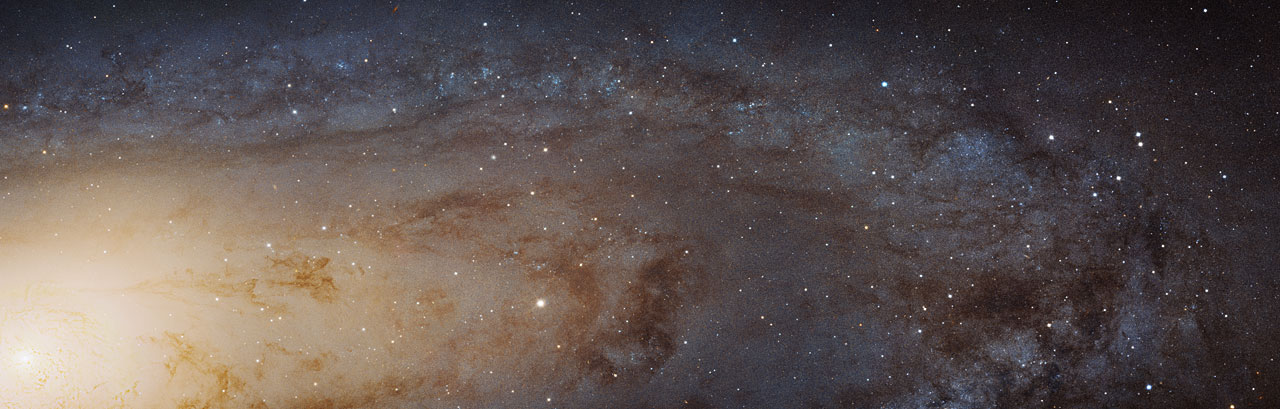
#> input picture andromeda_local.jpg, 1280 x 409 px
$ python create_tiles.py
#> lines starting #> are read from the running program, lines starting #| are printed output that depends on the picture
import os
import math
from PIL import Image
import urllib.request
import xml.etree.ElementTree as ET

def download_image():
    """Download the image"""
    url = "https://cdn.esahubble.org/archives/images/screen/heic1502a.jpg"
    filename = "andromeda_local.jpg"

    if not os.path.exists(filename):
        print("Downloading image...")
        urllib.request.urlretrieve(url, filename)
        print("Download complete!")
    else:
        print("Image already exists")

    return filename

def create_dzi_tiles(image_path, output_name="andromeda", tile_size=256, overlap=0):
    """Create proper DZI tiles and folder structure"""
#> called with image_path = 'andromeda_local.jpg', output_name = 'andromeda', tile_size = 256, overlap = 0

    # Open image
    img = Image.open(image_path)
#> img is the input picture: PIL image 1280x409 RGB; mean R, G, B 94.1, 83.2, 80.6
    width, height = img.size
#> width = 1280; height = 409
    print(f"Image size: {width}x{height}")
#| Image size: 1280x409

    # Calculate pyramid levels
    max_level = 0
    level_width, level_height = width, height
#> level_width = 1280; level_height = 409
    while level_width > 1 or level_height > 1:
        max_level += 1
        level_width = math.ceil(level_width / 2)
        level_height = math.ceil(level_height / 2)
#> after the loop, max_level = 11

    print(f"Creating {max_level + 1} pyramid levels...")
#> (printed output is left out)

    # Create DZI folder
    dzi_folder = f"{output_name}_files"
    os.makedirs(dzi_folder, exist_ok=True)

    # Create tiles for each level
    current_img = img
    for level in range(max_level + 1):
        level_dir = os.path.join(dzi_folder, str(level))
        os.makedirs(level_dir, exist_ok=True)

        level_width, level_height = current_img.size
        cols = math.ceil(level_width / tile_size)
        rows = math.ceil(level_height / tile_size)

        print(f"Level {level}: {level_width}x{level_height} -> {cols}x{rows} tiles")

        # Create tiles for this level
        for row in range(rows):
            for col in range(cols):
                left = col * tile_size
                upper = row * tile_size
                right = min(left + tile_size, level_width)
                lower = min(upper + tile_size, level_height)

                # Crop tile
                tile = current_img.crop((left, upper, right, lower))

                # Save tile
                tile_filename = os.path.join(level_dir, f"{col}_{row}.jpg")
                tile.save(tile_filename, "JPEG", quality=85)

        # Resize image for next level (half size)
        if level < max_level:
            new_width = max(1, level_width // 2)
            new_height = max(1, level_height // 2)
            current_img = current_img.resize((new_width, new_height), Image.Resampling.LANCZOS)
#> this loop made 12 passes
#> pass 1, in create_dzi_tiles, `tile.save(tile_filename, "JPEG", quality=85)`:
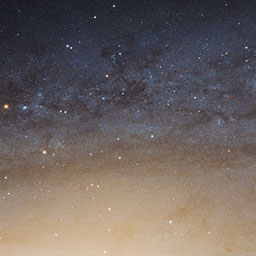
#> saved as 0_0.jpg: PIL image 256x256 RGB; mean R, G, B 109.4, 99.8, 96.1
#> pass 1, in create_dzi_tiles, `tile.save(tile_filename, "JPEG", quality=85)`:
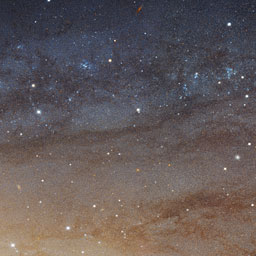
#> saved as 1_0.jpg: PIL image 256x256 RGB; mean R, G, B 98.8, 89.4, 89.4
#> pass 1, in create_dzi_tiles, `tile.save(tile_filename, "JPEG", quality=85)`:
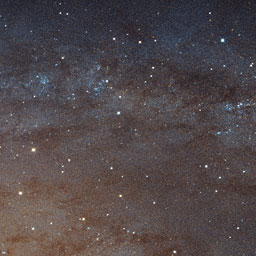
#> saved as 2_0.jpg: PIL image 256x256 RGB; mean R, G, B 80.6, 72, 74.1
#> pass 1, in create_dzi_tiles, `tile.save(tile_filename, "JPEG", quality=85)`:
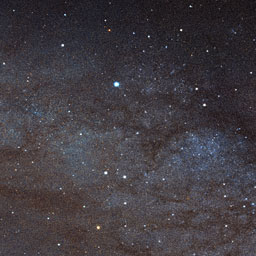
#> saved as 3_0.jpg: PIL image 256x256 RGB; mean R, G, B 65.3, 60.1, 65.5

    # Create DZI XML file
    create_dzi_xml(output_name, width, height, tile_size, overlap, max_level + 1)

    print(f"DZI creation complete! Files in '{dzi_folder}'")

def create_dzi_xml(output_name, width, height, tile_size, overlap, levels):
    """Create the DZI XML descriptor"""
    dzi_content = f'''<?xml version="1.0" encoding="UTF-8"?>
<Image xmlns="http://schemas.microsoft.com/deepzoom/2008"
       Format="jpg"
       Overlap="{overlap}"
       TileSize="{tile_size}">
    <Size Width="{width}" Height="{height}"/>
</Image>'''

    with open(f"{output_name}.dzi", "w") as f:
        f.write(dzi_content)

    print(f"DZI XML created: {output_name}.dzi")

def create_simple_viewer():
    """Create a simple viewer that will definitely work"""
    html_content = '''
<!DOCTYPE html>
<html>
<head>
    <title>CosmicZoom - Simple Test</title>
    <script src="https://cdnjs.cloudflare.com/ajax/libs/openseadragon/4.1.0/openseadragon.min.js"></script>
    <style>
        body { margin: 0; padding: 20px; background: #1a1a2e; color: white; }
        #viewer { width: 100%; height: 80vh; border: 2px solid #0f3460; }
    </style>
</head>
<body>
    <h1>CosmicZoom Test</h1>
    <p>If you can see the image below, it's working!</p>

    <div id="viewer"></div>

    <script>
        // Try multiple approaches to load the image
        try {
            const viewer = OpenSeadragon({
                id: "viewer",
                prefixUrl: "https://cdnjs.cloudflare.com/ajax/libs/openseadragon/4.1.0/images/",
                tileSources: {
                    type: 'image',
                    url: 'andromeda_local.jpg'
                },
                showNavigator: true,
                showRotationControl: true
            });

            viewer.addHandler('open', function() {
                console.log("SUCCESS: Image loaded!");
                document.body.innerHTML += '<p style="color: green;"> SUCCESS: Image loaded properly!</p>';
            });

            viewer.addHandler('tile-load-failed', function(event) {
                console.log("Tile load failed:", event);
                document.body.innerHTML += '<p style="color: red;"> Tile loading failed</p>';
            });

        } catch (error) {
            console.error("Error:", error);
            document.body.innerHTML += '<p style="color: red;"> Error: ' + error.message + '</p>';
        }
    </script>
</body>
</html>
'''
    with open("simple_test.html", "w") as f:
        f.write(html_content)
    print("Simple test viewer created: simple_test.html")

if __name__ == "__main__":
    # Download image
    image_path = download_image()

    # Create proper DZI tiles
    create_dzi_tiles(image_path)
#| DZI creation complete! Files in 'andromeda_files'

    # Create a simple test viewer
    create_simple_viewer()

    print(" Done!")
    print("python -m http.server 8000")
